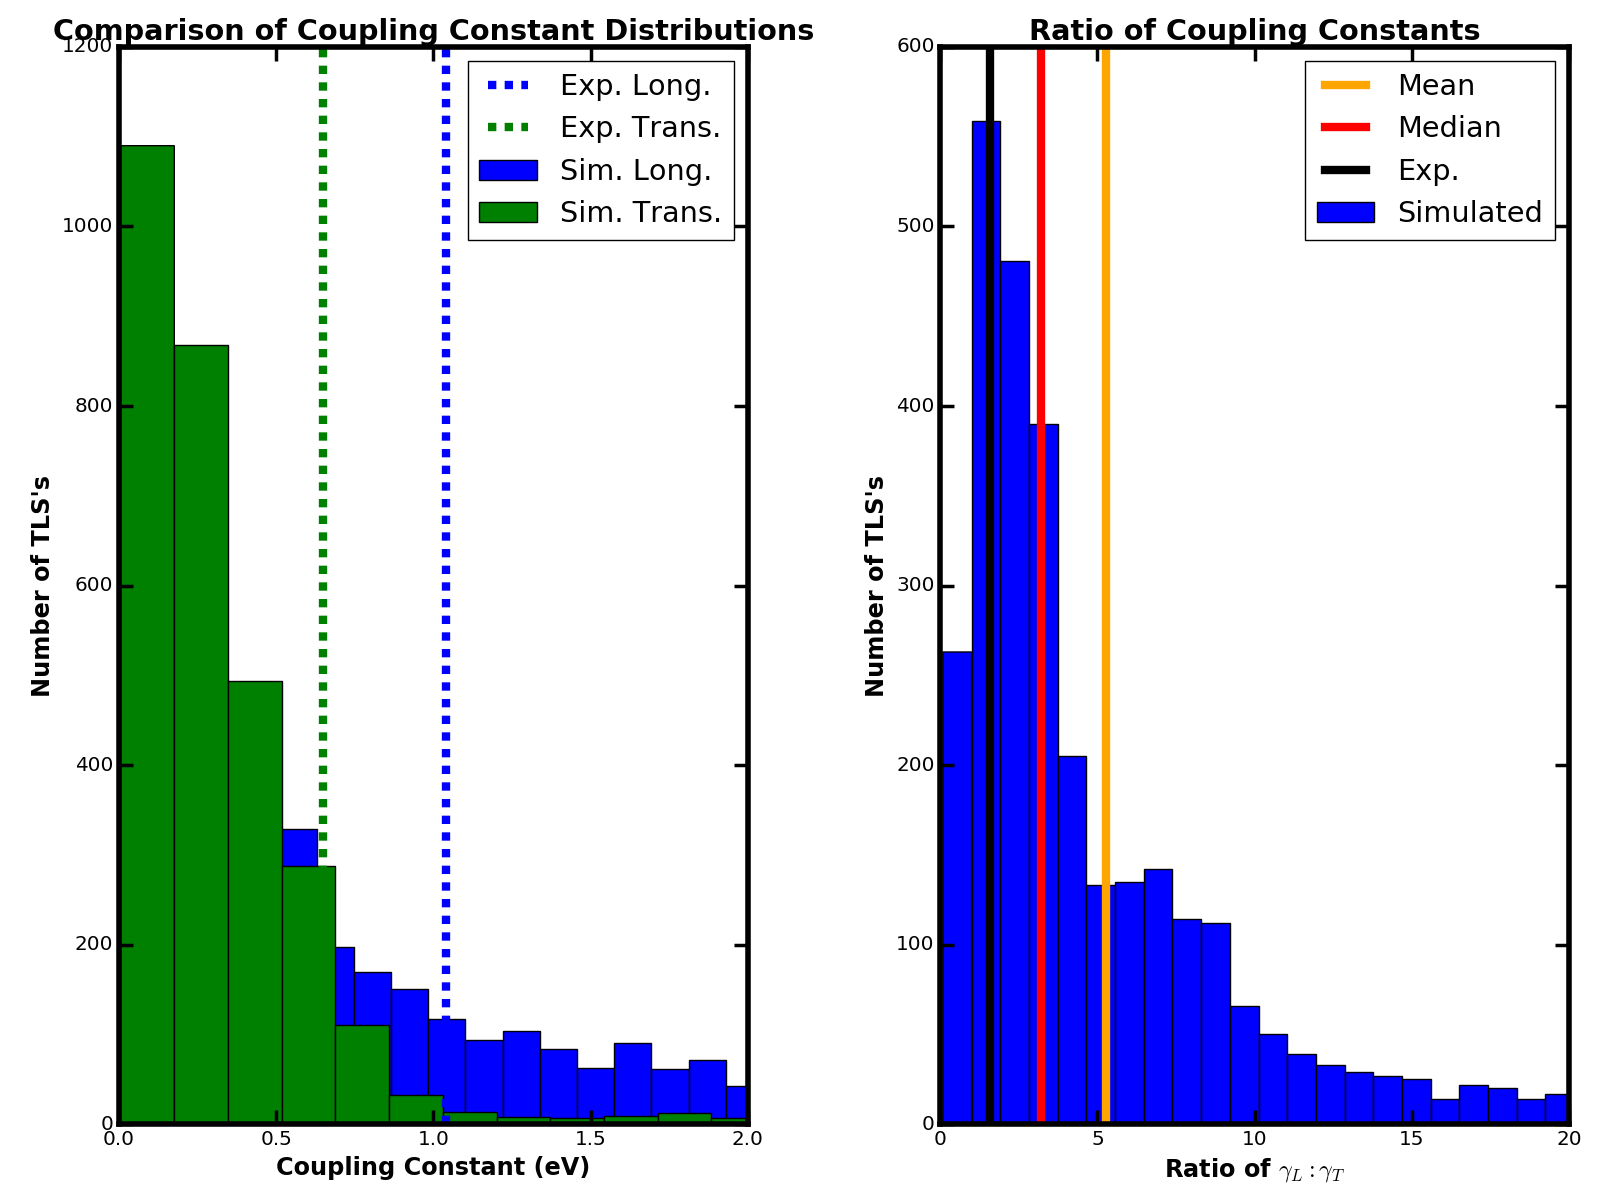

Reproduce this figure in Python.
import numpy as np
import matplotlib as mpl
import matplotlib.pyplot as plt
import LossFunctions as LF
from scipy import interpolate
from scipy import stats
import sys

mpl.rcParams['lines.linewidth'] = 4
mpl.rcParams['axes.linewidth'] = 4
mpl.rcParams['xtick.major.size'] = 10
mpl.rcParams['ytick.major.size'] = 10
mpl.rcParams['axes.labelsize'] = 'x-large'
mpl.rcParams['legend.fontsize'] = 'xx-large'
mpl.rcParams['xtick.labelsize'] = 'large'
mpl.rcParams['ytick.labelsize'] = 'large'
mpl.rcParams['xtick.major.width'] = 2.5
mpl.rcParams['ytick.major.width'] = 2.5
mpl.rcParams['axes.labelweight'] = 'bold'
mpl.rcParams['axes.titlesize'] = 'xx-large'
mpl.rcParams['axes.titleweight'] = 'bold'


###################################
#  Options for Loss Calculations  #
###################################

plotLoss = True
saveLoss = "Q_cGTY.dat"

##################################
#Parameters for Loss Calculations#
##################################

###################################
#  Staging for Loss Calculations  #
###################################
if len(sys.argv) > 1:
    suff = "_" + sys.argv[1]
else:
    suff = ""

tlsdata = np.loadtxt("pp-tls.tot" + suff)
#tlsdata = LF.RemoveDuplicates(tlsdata)
tlsdata = LF.RemoveOutliers(tlsdata)
print tlsdata.shape
nPts = tlsdata.shape[0]

#Import data
tlsdata[:,5] = 1.0 / tlsdata[:,5] * 0.0101804979 * 1e-12
tlsdata[:,6] = 1.0 / tlsdata[:,6] * 0.0101804979 * 1e-12
tlsdata[:, [7,8] ] = tlsdata[:, [7,8] ] * 2.0
tlsdata[:,10] = tlsdata[:,10] * 6.3227e-7

fig = plt.figure(figsize = (16, 12), dpi = 150)
#fig = plt.figure(dpi = 150)
plt.subplot(1, 2, 1)
plt.title("Comparison of Coupling Constant Distributions")
plt.hist(tlsdata[:,7], bins = 100, label = "Sim. Long.")
plt.axvline(1.04, color = 'blue', lw = 6, ls = '--', label = "Exp. Long.")
plt.hist(tlsdata[:,8], bins = 50, label = "Sim. Trans.")
plt.axvline(0.65, color = 'green', lw = 6, ls = '--', label = "Exp. Trans.")
plt.legend()
plt.xlim([0,2])
plt.xlabel("Coupling Constant (eV)")
plt.ylabel("Number of TLS's")

print np.mean(tlsdata[:, 7]), 1.04

plt.subplot(1, 2, 2)
gRatio = np.divide(tlsdata[:,7], tlsdata[:,8])
plt.title("Ratio of Coupling Constants")
plt.hist(gRatio, bins = 150, label = "Simulated")
plt.xlabel("Ratio of " + r'$\gamma_L :\gamma_T$')
plt.ylabel("Number of TLS's")
plt.axvline(np.mean(gRatio), label = "Mean", lw = 6, color = 'orange')
plt.axvline(np.percentile(gRatio, 50), label = "Median", lw = 6, color = 'red')
plt.axvline(np.sqrt(2.5), label = "Exp.", lw = 6, color = 'black')
plt.xlim([0, 20])
plt.legend()
#plt.show()
plt.tight_layout()
plt.savefig("CompCCs.png")

print np.sqrt(2.5), np.percentile(gRatio, 50), np.mean(gRatio)
